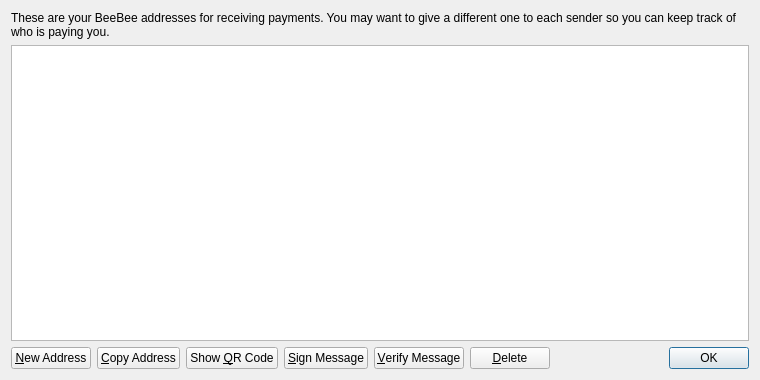
<?xml version="1.0" encoding="UTF-8"?>
<ui version="4.0">
 <class>AddressBookPage</class>
 <widget class="QWidget" name="AddressBookPage">
  <property name="geometry">
   <rect>
    <x>0</x>
    <y>0</y>
    <width>760</width>
    <height>380</height>
   </rect>
  </property>
  <property name="windowTitle">
   <string>Address Book</string>
  </property>
  <layout class="QVBoxLayout" name="verticalLayout">
   <item>
    <widget class="QLabel" name="labelExplanation">
     <property name="text">
      <string>These are your BeeBee addresses for receiving payments. You may want to give a different one to each sender so you can keep track of who is paying you.</string>
     </property>
     <property name="textFormat">
      <enum>Qt::PlainText</enum>
     </property>
     <property name="wordWrap">
      <bool>true</bool>
     </property>
    </widget>
   </item>
   <item>
    <widget class="QTableView" name="tableView">
     <property name="contextMenuPolicy">
      <enum>Qt::CustomContextMenu</enum>
     </property>
     <property name="toolTip">
      <string>Double-click to edit address or label</string>
     </property>
     <property name="tabKeyNavigation">
      <bool>false</bool>
     </property>
     <property name="alternatingRowColors">
      <bool>true</bool>
     </property>
     <property name="selectionMode">
      <enum>QAbstractItemView::SingleSelection</enum>
     </property>
     <property name="selectionBehavior">
      <enum>QAbstractItemView::SelectRows</enum>
     </property>
     <property name="sortingEnabled">
      <bool>true</bool>
     </property>
     <attribute name="verticalHeaderVisible">
      <bool>false</bool>
     </attribute>
    </widget>
   </item>
   <item>
    <layout class="QHBoxLayout" name="horizontalLayout">
     <item>
      <widget class="QPushButton" name="newAddressButton">
       <property name="toolTip">
        <string>Create a new address</string>
       </property>
       <property name="text">
        <string>&amp;New Address</string>
       </property>
       <property name="icon">
        <iconset resource="../bitcoin.qrc">
         <normaloff>:/icons/add</normaloff>:/icons/add</iconset>
       </property>
      </widget>
     </item>
     <item>
      <widget class="QPushButton" name="copyToClipboard">
       <property name="toolTip">
        <string>Copy the currently selected address to the system clipboard</string>
       </property>
       <property name="text">
        <string>&amp;Copy Address</string>
       </property>
       <property name="icon">
        <iconset resource="../bitcoin.qrc">
         <normaloff>:/icons/editcopy</normaloff>:/icons/editcopy</iconset>
       </property>
      </widget>
     </item>
     <item>
      <widget class="QPushButton" name="showQRCode">
       <property name="text">
        <string>Show &amp;QR Code</string>
       </property>
       <property name="icon">
        <iconset resource="../bitcoin.qrc">
         <normaloff>:/icons/qrcode</normaloff>:/icons/qrcode</iconset>
       </property>
      </widget>
     </item>
     <item>
      <widget class="QPushButton" name="signMessage">
       <property name="toolTip">
        <string>Sign a message to prove you own a Bitcoin address</string>
       </property>
       <property name="text">
        <string>&amp;Sign Message</string>
       </property>
       <property name="icon">
        <iconset resource="../bitcoin.qrc">
         <normaloff>:/icons/edit</normaloff>:/icons/edit</iconset>
       </property>
      </widget>
     </item>
     <item>
      <widget class="QPushButton" name="verifyMessage">
       <property name="toolTip">
        <string>Verify a message to ensure it was signed with a specified Bitcoin address</string>
       </property>
       <property name="text">
        <string>&amp;Verify Message</string>
       </property>
       <property name="icon">
        <iconset resource="../bitcoin.qrc">
         <normaloff>:/icons/transaction_0</normaloff>:/icons/transaction_0</iconset>
       </property>
      </widget>
     </item>
     <item>
      <widget class="QPushButton" name="deleteButton">
       <property name="toolTip">
        <string>Delete the currently selected address from the list. Only sending addresses can be deleted.</string>
       </property>
       <property name="text">
        <string>&amp;Delete</string>
       </property>
       <property name="icon">
        <iconset resource="../bitcoin.qrc">
         <normaloff>:/icons/remove</normaloff>:/icons/remove</iconset>
       </property>
      </widget>
     </item>
     <item>
      <spacer name="horizontalSpacer">
       <property name="orientation">
        <enum>Qt::Horizontal</enum>
       </property>
       <property name="sizeHint" stdset="0">
        <size>
         <width>40</width>
         <height>20</height>
        </size>
       </property>
      </spacer>
     </item>
     <item>
      <widget class="QDialogButtonBox" name="buttonBox">
       <property name="sizePolicy">
        <sizepolicy hsizetype="Maximum" vsizetype="Fixed">
         <horstretch>0</horstretch>
         <verstretch>0</verstretch>
        </sizepolicy>
       </property>
       <property name="standardButtons">
        <set>QDialogButtonBox::Ok</set>
       </property>
      </widget>
     </item>
    </layout>
   </item>
  </layout>
 </widget>
 <resources>
  <include location="../bitcoin.qrc"/>
 </resources>
 <connections/>
</ui>
